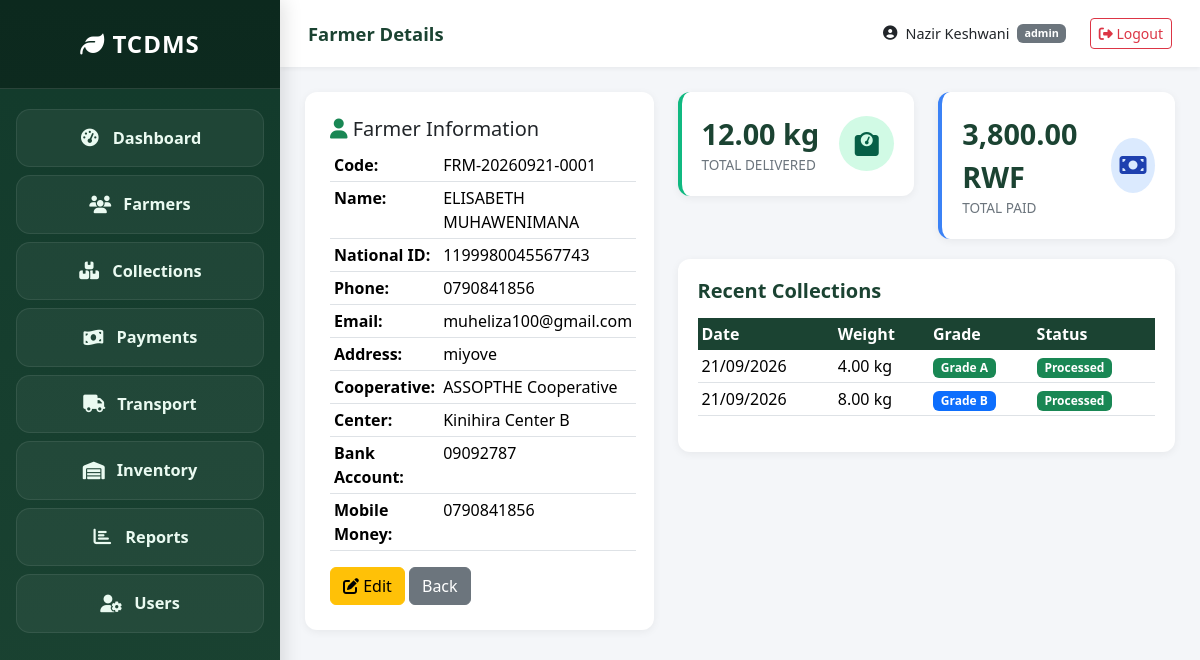
The page /modules/farmers/view.php?id=1 (signed in) on the database its author committed.
### tables this page shows
CREATE TABLE `farmers` (
  `id` int(11) NOT NULL,
  `farmer_code` varchar(20) NOT NULL,
  `national_id` varchar(20) NOT NULL,
  `first_name` varchar(100) NOT NULL,
  `last_name` varchar(100) NOT NULL,
  `phone` varchar(20) NOT NULL,
  `email` varchar(100) DEFAULT NULL,
  `address` varchar(255) DEFAULT NULL,
  `cooperative_id` int(11) DEFAULT NULL,
  `collection_center_id` int(11) DEFAULT NULL,
  `bank_account` varchar(50) DEFAULT NULL,
  `mobile_money_number` varchar(20) DEFAULT NULL,
  `is_active` tinyint(1) DEFAULT 1,
  `registered_at` timestamp NOT NULL DEFAULT current_timestamp()
);

CREATE TABLE `cooperatives` (
  `id` int(11) NOT NULL,
  `name` varchar(100) NOT NULL,
  `code` varchar(20) NOT NULL,
  `contact_person` varchar(100) DEFAULT NULL,
  `phone` varchar(20) DEFAULT NULL,
  `email` varchar(100) DEFAULT NULL,
  `address` varchar(255) DEFAULT NULL,
  `is_active` tinyint(1) DEFAULT 1,
  `created_at` timestamp NOT NULL DEFAULT current_timestamp()
);

CREATE TABLE `collection_centers` (
  `id` int(11) NOT NULL,
  `name` varchar(100) NOT NULL,
  `code` varchar(20) NOT NULL,
  `location` varchar(255) DEFAULT NULL,
  `manager_id` int(11) DEFAULT NULL,
  `capacity_kg` decimal(10,2) DEFAULT 0.00,
  `is_active` tinyint(1) DEFAULT 1,
  `created_at` timestamp NOT NULL DEFAULT current_timestamp()
);

CREATE TABLE `tea_collections` (
  `id` int(11) NOT NULL,
  `transaction_code` varchar(30) NOT NULL,
  `farmer_id` int(11) NOT NULL,
  `collector_id` int(11) NOT NULL,
  `collection_center_id` int(11) NOT NULL,
  `gross_weight_kg` decimal(10,2) NOT NULL,
  `net_weight_kg` decimal(10,2) NOT NULL,
  `quality_grade` enum('A','B','C','D') NOT NULL,
  `moisture_content` decimal(5,2) DEFAULT NULL,
  `collection_date` date NOT NULL,
  `collection_time` time NOT NULL,
  `notes` text DEFAULT NULL,
  `status` enum('pending','verified','processed') DEFAULT 'pending',
  `created_at` timestamp NOT NULL DEFAULT current_timestamp()
);

### config/database.php (called while the page is built, shortened)
<?php
function getDBConnection() {
    static $pdo = null;
    if ($pdo === null) {
        $dsn = 'mysql:host=' . DB_HOST . ';dbname=' . DB_NAME . ';charset=' . DB_CHARSET;
        $options = [
            PDO::ATTR_ERRMODE            => PDO::ERRMODE_EXCEPTION,
            PDO::ATTR_DEFAULT_FETCH_MODE => PDO::FETCH_ASSOC,
            PDO::ATTR_EMULATE_PREPARES   => false,
        ];
        try {
            $pdo = new PDO($dsn, DB_USER, DB_PASS, $options);
        } catch (PDOException $e) {
            error_log('DB Error: ' . $e->getMessage());
            die('Database connection failed. Check XAMPP MySQL service.');
        }
    }
    return $pdo;
}
function dbQuery($sql, $params = []) {
    $stmt = getDBConnection()->prepare($sql);
    $stmt->execute($params);
    return $stmt;
}
function dbFetchOne($sql, $params = []) { return dbQuery($sql, $params)->fetch(); }
function dbFetchAll($sql, $params = []) { return dbQuery($sql, $params)->fetchAll(); }

### modules/farmers/view.php (the view, shortened to what this page needs)
<?php
require_once __DIR__ . '/../../includes/header.php';
require_once __DIR__ . '/../../includes/sidebar.php';
$id = (int)($_GET['id'] ?? 0);
$farmer = dbFetchOne("
    SELECT f.*, c.name AS center_name, co.name AS coop_name
    FROM farmers f
    LEFT JOIN collection_centers c ON c.id = f.collection_center_id
    LEFT JOIN cooperatives co ON co.id = f.cooperative_id
    WHERE f.id = :id", [':id' => $id]);
$collections = dbFetchAll("SELECT * FROM tea_collections WHERE farmer_id = :id ORDER BY collection_date DESC LIMIT 10", [':id' => $id]);
$totalWeight = dbFetchOne("SELECT COALESCE(SUM(net_weight_kg),0) AS w FROM tea_collections WHERE farmer_id = :id", [':id' => $id])['w'];
$totalEarnings = dbFetchOne("SELECT COALESCE(SUM(net_amount),0) AS a FROM payments WHERE farmer_id = :id AND payment_status='paid'", [':id' => $id])['a'];
?>
<div class="row">
  <div class="col-md-5">
    <div class="form-section">
      <h5><i class="fas fa-user text-success"></i> Farmer Information</h5>
      <table class="table table-sm">
        <tr><th>Code:</th><td><?= htmlspecialchars($farmer['farmer_code']) ?></td></tr>
        <tr><th>Name:</th><td><?= htmlspecialchars($farmer['first_name'].' '.$farmer['last_name']) ?></td></tr>
        <tr><th>National ID:</th><td><?= htmlspecialchars($farmer['national_id']) ?></td></tr>
        <tr><th>Phone:</th><td><?= htmlspecialchars($farmer['phone']) ?></td></tr>
        <tr><th>Email:</th><td><?= htmlspecialchars($farmer['email']) ?></td></tr>
        <tr><th>Address:</th><td><?= htmlspecialchars($farmer['address']) ?></td></tr>
        <tr><th>Cooperative:</th><td><?= htmlspecialchars($farmer['coop_name'] ?? 'N/A') ?></td></tr>
        <tr><th>Center:</th><td><?= htmlspecialchars($farmer['center_name'] ?? 'N/A') ?></td></tr>
        <tr><th>Bank Account:</th><td><?= htmlspecialchars($farmer['bank_account']) ?></td></tr>
        <tr><th>Mobile Money:</th><td><?= htmlspecialchars($farmer['mobile_money_number']) ?></td></tr>
      </table>
      <a href="edit.php?id=<?= $farmer['id'] ?>" class="btn btn-warning"><i class="fas fa-edit"></i> Edit</a>
      <a href="index.php" class="btn btn-secondary">Back</a>
    </div>
  </div>
  <div class="col-md-7">
    <div class="row">
      <div class="col-6"><div class="stat-card green"><div><div class="stat-value"><?= formatWeight($totalWeight) ?></div><div class="stat-label">Total Delivered</div></div><div class="stat-icon"><i class="fas fa-weight"></i></div></div></div>
      <div class="col-6"><div class="stat-card blue"><div><div class="stat-value"><?= formatCurrency($totalEarnings) ?></div><div class="stat-label">Total Paid</div></div><div class="stat-icon"><i class="fas fa-money-bill"></i></div></div></div>
    </div>
    <div class="table-card">
      <h5>Recent Collections</h5>
      <table class="table table-sm">
        <thead><tr><th>Date</th><th>Weight</th><th>Grade</th><th>Status</th></tr></thead>
        <tbody>
          <?php foreach ($collections as $c): ?>
            <tr>
              <td><?= formatDate($c['collection_date']) ?></td>
              <td><?= formatWeight($c['net_weight_kg']) ?></td>
              <td><?= getGradeBadge($c['quality_grade']) ?></td>
              <td><?= getStatusBadge($c['status']) ?></td>
            </tr>
          <?php endforeach; ?>
        </tbody>
      </table>
    </div>
  </div>
</div>
<?php require_once __DIR__ . '/../../includes/footer.php'; ?>

### includes/functions.php (shortened to what this page needs)
<?php
require_once __DIR__ . '/../config/database.php';
function formatCurrency($amount) { return number_format((float)$amount, 2) . ' RWF'; }
function formatWeight($kg) { return number_format((float)$kg, 2) . ' kg'; }
function formatDate($d, $f = 'd/m/Y') { return $d ? date($f, strtotime($d)) : 'N/A'; }
function getGradeBadge($g) {
    $c = ['A'=>'success','B'=>'primary','C'=>'warning','D'=>'danger'][$g] ?? 'secondary';
    return "<span class='badge bg-$c'>Grade $g</span>";
}
function getStatusBadge($s) {
    $m = ['pending'=>['warning','Pending'],'verified'=>['info','Verified'],'processed'=>['success','Processed'],
          'paid'=>['success','Paid'],'processing'=>['info','Processing'],'failed'=>['danger','Failed'],
          'scheduled'=>['primary','Scheduled'],'in_transit'=>['warning','In Transit'],
          'delivered'=>['success','Delivered'],'cancelled'=>['danger','Cancelled']];
    [$c,$t] = $m[$s] ?? ['secondary', ucfirst($s)];
    return "<span class='badge bg-$c'>$t</span>";
}

### assets/css/style.css (style rules this page uses)
* { box-sizing: border-box; }
body { font-family: 'Segoe UI', Tahoma, sans-serif; background: #f4f6f9; margin: 0; }
.stat-card { background: #fff; border-radius: 12px; padding: 20px; box-shadow: 0 2px 8px rgba(0,0,0,.06); border-left: 4px solid #2d6a4f; display: flex; justify-content: space-between; align-items: center; margin-bottom: 20px; }
.stat-card .stat-value { font-size: 1.8rem; font-weight: 700; color: #1b4332; }
.stat-card .stat-label { color: #6c757d; font-size: .85rem; text-transform: uppercase; }
.stat-card .stat-icon { width: 55px; height: 55px; border-radius: 50%; background: #d8f3dc; color: #1b4332; display: flex; align-items: center; justify-content: center; font-size: 1.5rem; }
.stat-card.blue { border-left-color: #3b82f6; }
.stat-card.blue .stat-icon { background: #dbeafe; color: #1e40af; }
.stat-card.green { border-left-color: #10b981; }
.stat-card.green .stat-icon { background: #d1fae5; color: #065f46; }
.table-card { background: #fff; border-radius: 12px; padding: 20px; box-shadow: 0 2px 8px rgba(0,0,0,.06); margin-bottom: 20px; }
.table-card h5 { color: #1b4332; font-weight: 600; margin-bottom: 15px; }
.table thead th { background: #1b4332; color: #fff; border: none; }
.form-section { background: #fff; border-radius: 12px; padding: 25px; box-shadow: 0 2px 8px rgba(0,0,0,.06); }

### rows shown on the page
farmers: farmer_code "FRM-20260921-0001", first_name+last_name "ELISABETH MUHAWENIMANA", national "1199980045567743", phone "0790841856", email "muheliza100@gmail.com", address "miyove", cooperative.name "ASSOPTHE Cooperative", collection_center.name "Kinihira Center B", bank_account "09092787", mobile_money_number "0790841856"
tea_collections: collection_date "21/09/2026", net_weight_kg "4.00 kg", quality_grade "A"
tea_collections: collection_date "21/09/2026", net_weight_kg "8.00 kg", quality_grade "B"

### other values the page prints
SITE_SHORT_NAME "TCDMS"
$pageTitle "Farmer Details"
$user['first_name'] . ' ' . $user['last_name'] "Nazir Keshwani"
$user['role'] "admin"
formatWeight($totalWeight) "12.00 kg"
formatCurrency($totalEarnings) "3,800.00 RWF"
